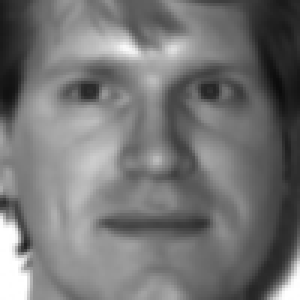
%> input picture Dataset - Yale Faces/yalefaces/01/s1.bmp, 100 x 100 px (shown 3 times larger); its folder holds only this picture in this run
$ octave Image2DPCA.m   (GNU Octave 9; MATLAB toolbox functions it lacks are replaced by stand-ins)
%> lines starting %> are read from the running program, lines starting %| are printed output that depends on the picture
% Two-Dimensional PCA - Project 8
% Chandni Shrivastava
% Sachin Sundar Pungampalayam Shanmugasundaram

% Read images into data array
data_dir=dir('C:\ASU\FSL\Project\code\yalefaces');
data=[];
no_folders=length(data_dir)-2;
folders=data_dir([data_dir.isdir]);
no_files=length(dir([folders(3).folder '\' folders(3).name]))-2;
for i=1:no_folders
    for j=1:no_files
        bmp_file=imread(sprintf('C:/ASU/FSL/Project/code/yalefaces/%02d/s%d.bmp', i, j));
%> bmp_file is the input picture: size 100x100 uint8; min 11, max 255, mean 116.8
        data(:,:,j,i)=imresize(bmp_file, 0.5);
    end
end
[height,width,files,folders]=size(data);
%> height = 50; width = 50; files = 1; folders = 2
data=reshape(data,[height,width,files*folders]);
label=kron([1:folders]',ones(files,1));
data_size=[height,width,files,folders];
%> data_size = [50 50 1 2]
rng(0);
[~,~,n]=size(data);
%> n = 2
random=randperm(n);

% Create train and test set for classification
test_set=random(1:floor(n/10));
%> test_set = []
test_length=length(test_set);
%> test_length = 0
test=data(:,:,test_set);
%> test = []
test_label=label(test_set);
%> test_label = []
train_set=setdiff([1:n],test_set);
%> train_set = [1 2]
train_length=length(train_set);
%> train_length = 2
train=data(:,:,train_set);
train_label=label(train_set);
train_mean=mean(train,3);
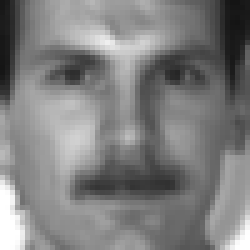
%> train_mean: size 50x50 double (shown 5 times larger); min 20, max 255, mean 127.2
train=train-repmat(train_mean,[1,1,train_length]);
test=test-repmat(train_mean,[1,1,test_length]);
train_size=size(train,1);
train_length=length(train_label);
test_length=length(test_label);
% Do PCA on the training set
[~,width,p]=size(train);
cov=zeros(width);
for i=1:p
    cov=cov+data(:,:,i)'*data(:,:,i);
end
[U,s]=eig(cov);
[~,index]=sort(abs(diag(s)),'descend');
%> index = 50 values, max 50 at index 1, min 1 at index 50, mean 25.5
U=U(:,index);
latent_features=30;
% Eigen vectors of image matrices
eigen_vectors=U(:,1:latent_features);
eigen_count=size(eigen_vectors,2);
train_eigen_values=zeros(train_size,eigen_count,train_length);
% Finding the Principal Components of image matrices
for i=1:train_length
    train_eigen_values(:,:,i)=train(:,:,i)*eigen_vectors;
end
test_eigen_values=zeros(train_size,eigen_count,test_length);
for i=1:test_length
    test_eigen_values(:,:,i)=test(:,:,i)*eigen_vectors;
end
for i=1:eigen_count
    train=train_eigen_values(:,1:i,:);
    test=test_eigen_values(:,1:i,:);
    train=reshape(train,numel(train)/train_length,train_length);
%> (the run ends here)
